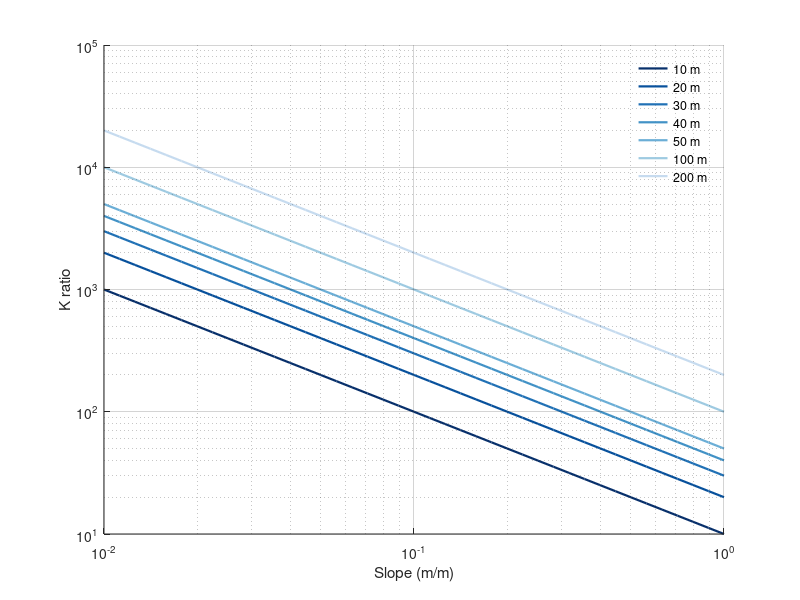

Write the MATLAB code that produced this figure.
% Conductivity ratio vs slope for different hillslope length-to-depth ratios
% Chapter 4 draft; data supplied by the chapter author (figs/fig11.csv)
% Run: run hydraulic_conductivity_ratio.m  ->  figure_matlab.png (works in MATLAB and GNU Octave)
clear; close all;

fid = fopen('fig11.csv'); fgetl(fid);
C = textscan(fid, '%f%f%f%f%f%f%f%f', 'Delimiter', ',', 'EmptyValue', NaN); fclose(fid);
a.slope = C{1};
a.Kratio_LD_10m = C{2};
a.Kratio_LD_20m = C{3};
a.Kratio_LD_30m = C{4};
a.Kratio_LD_40m = C{5};
a.Kratio_LD_50m = C{6};
a.Kratio_LD_100m = C{7};
a.Kratio_LD_200m = C{8};

figure('Visible', 'off', 'Position', [100 100 700 500], 'Color', 'w');
subplot(1, 1, 1); hold on;
h0 = plot(a.slope, a.Kratio_LD_10m, '-', 'Color', [0.031, 0.188, 0.42], 'LineWidth', 1.6);
h1 = plot(a.slope, a.Kratio_LD_20m, '-', 'Color', [0.031, 0.318, 0.612], 'LineWidth', 1.6);
h2 = plot(a.slope, a.Kratio_LD_30m, '-', 'Color', [0.129, 0.443, 0.71], 'LineWidth', 1.6);
h3 = plot(a.slope, a.Kratio_LD_40m, '-', 'Color', [0.259, 0.573, 0.776], 'LineWidth', 1.6);
h4 = plot(a.slope, a.Kratio_LD_50m, '-', 'Color', [0.42, 0.682, 0.839], 'LineWidth', 1.6);
h5 = plot(a.slope, a.Kratio_LD_100m, '-', 'Color', [0.62, 0.792, 0.882], 'LineWidth', 1.6);
h6 = plot(a.slope, a.Kratio_LD_200m, '-', 'Color', [0.776, 0.859, 0.937], 'LineWidth', 1.6);
set(gca, 'XScale', 'log');
set(gca, 'YScale', 'log');
xlabel('Slope (m/m)');
ylabel('K ratio');
box off; grid on; set(gca, 'GridAlpha', 0.2, 'Layer', 'top');
legend([h0, h1, h2, h3, h4, h5, h6], {'10 m', '20 m', '30 m', '40 m', '50 m', '100 m', '200 m'}, 'Location', 'northeast'); legend boxoff;

print('-dpng', '-r150', 'figure_matlab.png');
